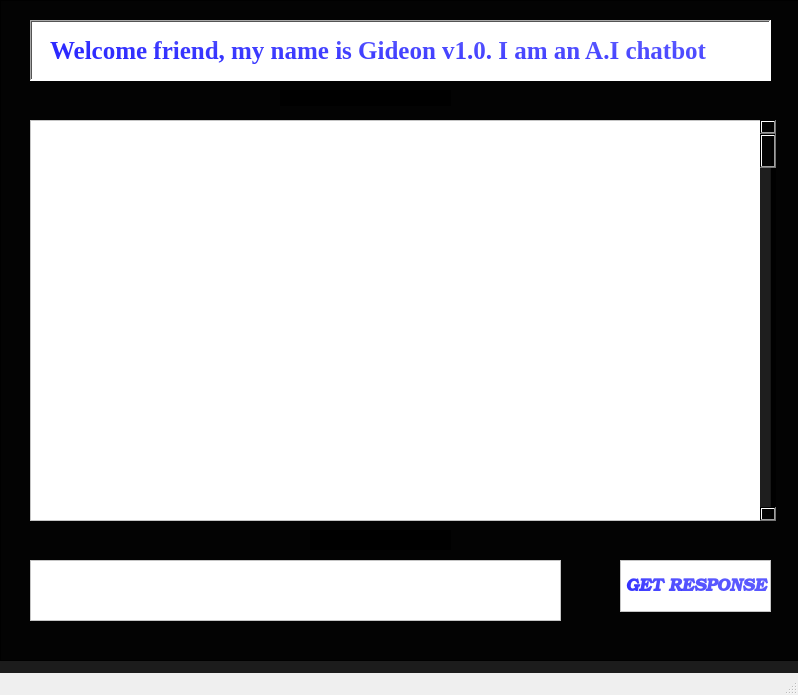
<?xml version="1.0" encoding="UTF-8"?>
<ui version="4.0">
 <class>MainWindow</class>
 <widget class="QMainWindow" name="MainWindow">
  <property name="geometry">
   <rect>
    <x>0</x>
    <y>0</y>
    <width>798</width>
    <height>695</height>
   </rect>
  </property>
  <property name="windowTitle">
   <string>Gideon v1.0</string>
  </property>
  <property name="windowIcon">
   <iconset>
    <normaloff>../../Desktop/ChatterBot-master/graphics/ad.png</normaloff>../../Desktop/ChatterBot-master/graphics/ad.png</iconset>
  </property>
  <property name="autoFillBackground">
   <bool>false</bool>
  </property>
  <widget class="QWidget" name="centralwidget">
   <property name="styleSheet">
    <string notr="true">background-color: qlineargradient(spread:pad, x1:0.926136, y1:0.04, x2:0.960227, y2:0, stop:1 rgba(0, 0, 0, 225));</string>
   </property>
   <widget class="QFrame" name="container_frame">
    <property name="geometry">
     <rect>
      <x>0</x>
      <y>0</y>
      <width>811</width>
      <height>661</height>
     </rect>
    </property>
    <property name="frameShape">
     <enum>QFrame::StyledPanel</enum>
    </property>
    <property name="frameShadow">
     <enum>QFrame::Raised</enum>
    </property>
    <widget class="QTextBrowser" name="conversition">
     <property name="geometry">
      <rect>
       <x>30</x>
       <y>120</y>
       <width>741</width>
       <height>401</height>
      </rect>
     </property>
     <property name="font">
      <font>
       <pointsize>15</pointsize>
       <italic>true</italic>
      </font>
     </property>
     <property name="styleSheet">
      <string notr="true">background-color: rgb(255, 255, 255);</string>
     </property>
    </widget>
    <widget class="QTextEdit" name="user_input">
     <property name="geometry">
      <rect>
       <x>30</x>
       <y>560</y>
       <width>531</width>
       <height>61</height>
      </rect>
     </property>
     <property name="font">
      <font>
       <pointsize>20</pointsize>
      </font>
     </property>
     <property name="styleSheet">
      <string notr="true">background-color: rgb(255, 255, 255);
color: rgb(12, 44, 255);

</string>
     </property>
    </widget>
    <widget class="QFrame" name="send_frame">
     <property name="geometry">
      <rect>
       <x>620</x>
       <y>560</y>
       <width>151</width>
       <height>52</height>
      </rect>
     </property>
     <property name="styleSheet">
      <string notr="true">background-color: rgb(255, 255, 255);</string>
     </property>
     <property name="frameShape">
      <enum>QFrame::StyledPanel</enum>
     </property>
     <property name="frameShadow">
      <enum>QFrame::Raised</enum>
     </property>
     <widget class="QPushButton" name="get_response">
      <property name="geometry">
       <rect>
        <x>0</x>
        <y>0</y>
        <width>152</width>
        <height>53</height>
       </rect>
      </property>
      <property name="font">
       <font>
        <family>Bookman Old Style</family>
        <pointsize>13</pointsize>
        <weight>75</weight>
        <italic>true</italic>
        <bold>true</bold>
        <stylestrategy>PreferAntialias</stylestrategy>
       </font>
      </property>
      <property name="acceptDrops">
       <bool>true</bool>
      </property>
      <property name="autoFillBackground">
       <bool>false</bool>
      </property>
      <property name="styleSheet">
       <string notr="true">color: qconicalgradient(cx:0, cy:0, angle:135, stop:0.198864 rgba(3, 0, 255, 255), stop:0.607955 rgba(3, 0, 255, 164), stop:0.704545 rgba(255, 255, 0, 69), stop:0.857955 rgba(255, 218, 71, 130), stop:0.892045 rgba(255, 244, 71, 130), stop:0.920455 rgba(255, 255, 0, 255), stop:0.977273 rgba(255, 203, 0, 130), stop:0.994318 rgba(251, 255, 0, 145), stop:1 rgba(255, 255, 0, 69));</string>
      </property>
      <property name="text">
       <string>GET RESPONSE</string>
      </property>
      <property name="checkable">
       <bool>true</bool>
      </property>
      <property name="autoDefault">
       <bool>false</bool>
      </property>
      <property name="default">
       <bool>true</bool>
      </property>
      <property name="flat">
       <bool>true</bool>
      </property>
     </widget>
    </widget>
    <widget class="QLabel" name="g_intro">
     <property name="geometry">
      <rect>
       <x>30</x>
       <y>20</y>
       <width>741</width>
       <height>61</height>
      </rect>
     </property>
     <property name="font">
      <font>
       <family>Times New Roman</family>
       <pointsize>19</pointsize>
       <weight>75</weight>
       <italic>false</italic>
       <bold>true</bold>
       <underline>false</underline>
       <strikeout>false</strikeout>
      </font>
     </property>
     <property name="mouseTracking">
      <bool>true</bool>
     </property>
     <property name="styleSheet">
      <string notr="true">background-color: rgb(255, 255, 255);
color: qconicalgradient(cx:0, cy:0, angle:135, stop:0.198864 rgba(3, 0, 255, 255), stop:0.607955 rgba(3, 0, 255, 164), stop:0.704545 rgba(255, 255, 0, 69), stop:0.857955 rgba(255, 218, 71, 130), stop:0.892045 rgba(255, 244, 71, 130), stop:0.920455 rgba(255, 255, 0, 255), stop:0.977273 rgba(255, 203, 0, 130), stop:0.994318 rgba(251, 255, 0, 145), stop:1 rgba(255, 255, 0, 69));</string>
     </property>
     <property name="frameShape">
      <enum>QFrame::WinPanel</enum>
     </property>
     <property name="frameShadow">
      <enum>QFrame::Sunken</enum>
     </property>
     <property name="text">
      <string>  Welcome friend, my name is Gideon v1.0. I am an A.I chatbot </string>
     </property>
     <property name="wordWrap">
      <bool>false</bool>
     </property>
     <property name="openExternalLinks">
      <bool>false</bool>
     </property>
     <property name="textInteractionFlags">
      <set>Qt::LinksAccessibleByMouse</set>
     </property>
    </widget>
    <widget class="QLabel" name="conversitio_title">
     <property name="geometry">
      <rect>
       <x>280</x>
       <y>90</y>
       <width>171</width>
       <height>16</height>
      </rect>
     </property>
     <property name="font">
      <font>
       <pointsize>14</pointsize>
       <weight>75</weight>
       <bold>true</bold>
      </font>
     </property>
     <property name="text">
      <string>      Conversition</string>
     </property>
    </widget>
    <widget class="QLabel" name="reply_gideon">
     <property name="geometry">
      <rect>
       <x>310</x>
       <y>530</y>
       <width>141</width>
       <height>20</height>
      </rect>
     </property>
     <property name="font">
      <font>
       <pointsize>14</pointsize>
       <weight>75</weight>
       <bold>true</bold>
      </font>
     </property>
     <property name="text">
      <string>Reply Gideon</string>
     </property>
    </widget>
    <widget class="QScrollBar" name="verticalScrollBar">
     <property name="geometry">
      <rect>
       <x>760</x>
       <y>120</y>
       <width>16</width>
       <height>401</height>
      </rect>
     </property>
     <property name="orientation">
      <enum>Qt::Vertical</enum>
     </property>
    </widget>
   </widget>
  </widget>
  <widget class="QMenuBar" name="menubar">
   <property name="geometry">
    <rect>
     <x>0</x>
     <y>0</y>
     <width>798</width>
     <height>21</height>
    </rect>
   </property>
   <property name="styleSheet">
    <string notr="true">background-color: rgb(0, 0, 0);
color: rgb(170, 170, 127);</string>
   </property>
  </widget>
  <widget class="QStatusBar" name="statusbar"/>
  <action name="action_m">
   <property name="text">
    <string> m </string>
   </property>
  </action>
 </widget>
 <resources/>
 <connections/>
</ui>
